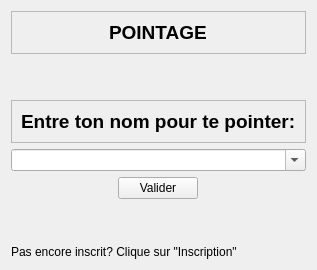
         <widget class="QWidget" name="PagePointage">
          <layout class="QVBoxLayout" name="verticalLayout_2">
           <property name="spacing">
            <number>6</number>
           </property>
           <item>
            <widget class="QFrame" name="frame_5">
             <property name="frameShape">
              <enum>QFrame::StyledPanel</enum>
             </property>
             <property name="frameShadow">
              <enum>QFrame::Raised</enum>
             </property>
             <layout class="QVBoxLayout" name="verticalLayout_4">
              <item alignment="Qt::AlignHCenter">
               <widget class="QLabel" name="label_12">
                <property name="text">
                 <string>&lt;html&gt;&lt;head/&gt;&lt;body&gt;&lt;p&gt;&lt;span style=&quot; font-size:14pt; font-weight:600;&quot;&gt;POINTAGE&lt;/span&gt;&lt;/p&gt;&lt;/body&gt;&lt;/html&gt;</string>
                </property>
               </widget>
              </item>
             </layout>
            </widget>
           </item>
           <item>
            <spacer name="verticalSpacerPointage">
             <property name="orientation">
              <enum>Qt::Vertical</enum>
             </property>
             <property name="sizeHint" stdset="0">
              <size>
               <width>20</width>
               <height>40</height>
              </size>
             </property>
            </spacer>
           </item>
           <item alignment="Qt::AlignHCenter">
            <widget class="QFrame" name="frameEntreNom">
             <property name="sizePolicy">
              <sizepolicy hsizetype="Preferred" vsizetype="Preferred">
               <horstretch>0</horstretch>
               <verstretch>0</verstretch>
              </sizepolicy>
             </property>
             <property name="frameShape">
              <enum>QFrame::StyledPanel</enum>
             </property>
             <property name="frameShadow">
              <enum>QFrame::Raised</enum>
             </property>
             <layout class="QVBoxLayout" name="verticalLayout_15">
              <item>
               <widget class="QLabel" name="labelEntreNom">
                <property name="text">
                 <string>&lt;html&gt;&lt;head/&gt;&lt;body&gt;&lt;p&gt;&lt;span style=&quot; font-size:14pt; font-weight:600;&quot;&gt;Entre ton nom pour te pointer:&lt;/span&gt;&lt;/p&gt;&lt;/body&gt;&lt;/html&gt;</string>
                </property>
               </widget>
              </item>
             </layout>
            </widget>
           </item>
           <item>
            <widget class="QComboBox" name="comboBoxEntreePointage">
             <property name="sizePolicy">
              <sizepolicy hsizetype="Preferred" vsizetype="Preferred">
               <horstretch>0</horstretch>
               <verstretch>0</verstretch>
              </sizepolicy>
             </property>
             <property name="styleSheet">
              <string notr="true"/>
             </property>
             <property name="editable">
              <bool>true</bool>
             </property>
             <property name="currentText">
              <string/>
             </property>
             <property name="insertPolicy">
              <enum>QComboBox::NoInsert</enum>
             </property>
            </widget>
           </item>
           <item alignment="Qt::AlignHCenter">
            <widget class="QPushButton" name="pushButtonValiderPointage">
             <property name="sizePolicy">
              <sizepolicy hsizetype="Maximum" vsizetype="Fixed">
               <horstretch>0</horstretch>
               <verstretch>0</verstretch>
              </sizepolicy>
             </property>
             <property name="text">
              <string>Valider</string>
             </property>
            </widget>
           </item>
           <item>
            <spacer name="verticalSpacerPointage_2">
             <property name="orientation">
              <enum>Qt::Vertical</enum>
             </property>
             <property name="sizeHint" stdset="0">
              <size>
               <width>20</width>
               <height>40</height>
              </size>
             </property>
            </spacer>
           </item>
           <item>
            <widget class="QLabel" name="labelGuideInscript">
             <property name="text">
              <string>Pas encore inscrit? Clique sur &quot;Inscription&quot;</string>
             </property>
            </widget>
           </item>
          </layout>
         </widget>
